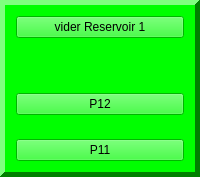
              <widget class="QFrame" name="F1">
               <property name="palette">
                <palette>
                 <active>
                  <colorrole role="WindowText">
                   <brush brushstyle="SolidPattern">
                    <color alpha="255">
                     <red>0</red>
                     <green>0</green>
                     <blue>0</blue>
                    </color>
                   </brush>
                  </colorrole>
                  <colorrole role="Button">
                   <brush brushstyle="SolidPattern">
                    <color alpha="255">
                     <red>0</red>
                     <green>255</green>
                     <blue>0</blue>
                    </color>
                   </brush>
                  </colorrole>
                  <colorrole role="Light">
                   <brush brushstyle="SolidPattern">
                    <color alpha="255">
                     <red>127</red>
                     <green>255</green>
                     <blue>127</blue>
                    </color>
                   </brush>
                  </colorrole>
                  <colorrole role="Midlight">
                   <brush brushstyle="SolidPattern">
                    <color alpha="255">
                     <red>63</red>
                     <green>255</green>
                     <blue>63</blue>
                    </color>
                   </brush>
                  </colorrole>
                  <colorrole role="Dark">
                   <brush brushstyle="SolidPattern">
                    <color alpha="255">
                     <red>0</red>
                     <green>127</green>
                     <blue>0</blue>
                    </color>
                   </brush>
                  </colorrole>
                  <colorrole role="Mid">
                   <brush brushstyle="SolidPattern">
                    <color alpha="255">
                     <red>0</red>
                     <green>170</green>
                     <blue>0</blue>
                    </color>
                   </brush>
                  </colorrole>
                  <colorrole role="Text">
                   <brush brushstyle="SolidPattern">
                    <color alpha="255">
                     <red>0</red>
                     <green>0</green>
                     <blue>0</blue>
                    </color>
                   </brush>
                  </colorrole>
                  <colorrole role="BrightText">
                   <brush brushstyle="SolidPattern">
                    <color alpha="255">
                     <red>255</red>
                     <green>255</green>
                     <blue>255</blue>
                    </color>
                   </brush>
                  </colorrole>
                  <colorrole role="ButtonText">
                   <brush brushstyle="SolidPattern">
                    <color alpha="255">
                     <red>0</red>
                     <green>0</green>
                     <blue>0</blue>
                    </color>
                   </brush>
                  </colorrole>
                  <colorrole role="Base">
                   <brush brushstyle="SolidPattern">
                    <color alpha="255">
                     <red>255</red>
                     <green>255</green>
                     <blue>255</blue>
                    </color>
                   </brush>
                  </colorrole>
                  <colorrole role="Window">
                   <brush brushstyle="SolidPattern">
                    <color alpha="255">
                     <red>0</red>
                     <green>255</green>
                     <blue>0</blue>
                    </color>
                   </brush>
                  </colorrole>
                  <colorrole role="Shadow">
                   <brush brushstyle="SolidPattern">
                    <color alpha="255">
                     <red>0</red>
                     <green>0</green>
                     <blue>0</blue>
                    </color>
                   </brush>
                  </colorrole>
                  <colorrole role="AlternateBase">
                   <brush brushstyle="SolidPattern">
                    <color alpha="255">
                     <red>127</red>
                     <green>255</green>
                     <blue>127</blue>
                    </color>
                   </brush>
                  </colorrole>
                  <colorrole role="ToolTipBase">
                   <brush brushstyle="SolidPattern">
                    <color alpha="255">
                     <red>255</red>
                     <green>255</green>
                     <blue>220</blue>
                    </color>
                   </brush>
                  </colorrole>
                  <colorrole role="ToolTipText">
                   <brush brushstyle="SolidPattern">
                    <color alpha="255">
                     <red>0</red>
                     <green>0</green>
                     <blue>0</blue>
                    </color>
                   </brush>
                  </colorrole>
                  <colorrole role="PlaceholderText">
                   <brush brushstyle="NoBrush">
                    <color alpha="128">
                     <red>0</red>
                     <green>0</green>
                     <blue>0</blue>
                    </color>
                   </brush>
                  </colorrole>
                 </active>
                 <inactive>
                  <colorrole role="WindowText">
                   <brush brushstyle="SolidPattern">
                    <color alpha="255">
                     <red>0</red>
                     <green>0</green>
                     <blue>0</blue>
                    </color>
                   </brush>
                  </colorrole>
                  <colorrole role="Button">
                   <brush brushstyle="SolidPattern">
                    <color alpha="255">
                     <red>0</red>
                     <green>255</green>
                     <blue>0</blue>
                    </color>
                   </brush>
                  </colorrole>
                  <colorrole role="Light">
                   <brush brushstyle="SolidPattern">
                    <color alpha="255">
                     <red>127</red>
                     <green>255</green>
                     <blue>127</blue>
                    </color>
                   </brush>
                  </colorrole>
                  <colorrole role="Midlight">
                   <brush brushstyle="SolidPattern">
                    <color alpha="255">
                     <red>63</red>
                     <green>255</green>
                     <blue>63</blue>
                    </color>
                   </brush>
                  </colorrole>
                  <colorrole role="Dark">
                   <brush brushstyle="SolidPattern">
                    <color alpha="255">
                     <red>0</red>
                     <green>127</green>
                     <blue>0</blue>
                    </color>
                   </brush>
                  </colorrole>
                  <colorrole role="Mid">
                   <brush brushstyle="SolidPattern">
                    <color alpha="255">
                     <red>0</red>
                     <green>170</green>
                     <blue>0</blue>
                    </color>
                   </brush>
                  </colorrole>
                  <colorrole role="Text">
                   <brush brushstyle="SolidPattern">
                    <color alpha="255">
                     <red>0</red>
                     <green>0</green>
                     <blue>0</blue>
                    </color>
                   </brush>
                  </colorrole>
                  <colorrole role="BrightText">
                   <brush brushstyle="SolidPattern">
                    <color alpha="255">
                     <red>255</red>
                     <green>255</green>
                     <blue>255</blue>
                    </color>
                   </brush>
                  </colorrole>
                  <colorrole role="ButtonText">
                   <brush brushstyle="SolidPattern">
                    <color alpha="255">
                     <red>0</red>
                     <green>0</green>
                     <blue>0</blue>
                    </color>
                   </brush>
                  </colorrole>
                  <colorrole role="Base">
                   <brush brushstyle="SolidPattern">
                    <color alpha="255">
                     <red>255</red>
                     <green>255</green>
                     <blue>255</blue>
                    </color>
                   </brush>
                  </colorrole>
                  <colorrole role="Window">
                   <brush brushstyle="SolidPattern">
                    <color alpha="255">
                     <red>0</red>
                     <green>255</green>
                     <blue>0</blue>
                    </color>
                   </brush>
                  </colorrole>
                  <colorrole role="Shadow">
                   <brush brushstyle="SolidPattern">
                    <color alpha="255">
                     <red>0</red>
                     <green>0</green>
                     <blue>0</blue>
                    </color>
                   </brush>
                  </colorrole>
                  <colorrole role="AlternateBase">
                   <brush brushstyle="SolidPattern">
                    <color alpha="255">
                     <red>127</red>
                     <green>255</green>
                     <blue>127</blue>
                    </color>
                   </brush>
                  </colorrole>
                  <colorrole role="ToolTipBase">
                   <brush brushstyle="SolidPattern">
                    <color alpha="255">
                     <red>255</red>
                     <green>255</green>
                     <blue>220</blue>
                    </color>
                   </brush>
                  </colorrole>
                  <colorrole role="ToolTipText">
                   <brush brushstyle="SolidPattern">
                    <color alpha="255">
                     <red>0</red>
                     <green>0</green>
                     <blue>0</blue>
                    </color>
                   </brush>
                  </colorrole>
                  <colorrole role="PlaceholderText">
                   <brush brushstyle="NoBrush">
                    <color alpha="128">
                     <red>0</red>
                     <green>0</green>
                     <blue>0</blue>
                    </color>
                   </brush>
                  </colorrole>
                 </inactive>
                 <disabled>
                  <colorrole role="WindowText">
                   <brush brushstyle="SolidPattern">
                    <color alpha="255">
                     <red>0</red>
                     <green>127</green>
                     <blue>0</blue>
                    </color>
                   </brush>
                  </colorrole>
                  <colorrole role="Button">
                   <brush brushstyle="SolidPattern">
                    <color alpha="255">
                     <red>0</red>
                     <green>255</green>
                     <blue>0</blue>
                    </color>
                   </brush>
                  </colorrole>
                  <colorrole role="Light">
                   <brush brushstyle="SolidPattern">
                    <color alpha="255">
                     <red>127</red>
                     <green>255</green>
                     <blue>127</blue>
                    </color>
                   </brush>
                  </colorrole>
                  <colorrole role="Midlight">
                   <brush brushstyle="SolidPattern">
                    <color alpha="255">
                     <red>63</red>
                     <green>255</green>
                     <blue>63</blue>
                    </color>
                   </brush>
                  </colorrole>
                  <colorrole role="Dark">
                   <brush brushstyle="SolidPattern">
                    <color alpha="255">
                     <red>0</red>
                     <green>127</green>
                     <blue>0</blue>
                    </color>
                   </brush>
                  </colorrole>
                  <colorrole role="Mid">
                   <brush brushstyle="SolidPattern">
                    <color alpha="255">
                     <red>0</red>
                     <green>170</green>
                     <blue>0</blue>
                    </color>
                   </brush>
                  </colorrole>
                  <colorrole role="Text">
                   <brush brushstyle="SolidPattern">
                    <color alpha="255">
                     <red>0</red>
                     <green>127</green>
                     <blue>0</blue>
                    </color>
                   </brush>
                  </colorrole>
                  <colorrole role="BrightText">
                   <brush brushstyle="SolidPattern">
                    <color alpha="255">
                     <red>255</red>
                     <green>255</green>
                     <blue>255</blue>
                    </color>
                   </brush>
                  </colorrole>
                  <colorrole role="ButtonText">
                   <brush brushstyle="SolidPattern">
                    <color alpha="255">
                     <red>0</red>
                     <green>127</green>
                     <blue>0</blue>
                    </color>
                   </brush>
                  </colorrole>
                  <colorrole role="Base">
                   <brush brushstyle="SolidPattern">
                    <color alpha="255">
                     <red>0</red>
                     <green>255</green>
                     <blue>0</blue>
                    </color>
                   </brush>
                  </colorrole>
                  <colorrole role="Window">
                   <brush brushstyle="SolidPattern">
                    <color alpha="255">
                     <red>0</red>
                     <green>255</green>
                     <blue>0</blue>
                    </color>
                   </brush>
                  </colorrole>
                  <colorrole role="Shadow">
                   <brush brushstyle="SolidPattern">
                    <color alpha="255">
                     <red>0</red>
                     <green>0</green>
                     <blue>0</blue>
                    </color>
                   </brush>
                  </colorrole>
                  <colorrole role="AlternateBase">
                   <brush brushstyle="SolidPattern">
                    <color alpha="255">
                     <red>0</red>
                     <green>255</green>
                     <blue>0</blue>
                    </color>
                   </brush>
                  </colorrole>
                  <colorrole role="ToolTipBase">
                   <brush brushstyle="SolidPattern">
                    <color alpha="255">
                     <red>255</red>
                     <green>255</green>
                     <blue>220</blue>
                    </color>
                   </brush>
                  </colorrole>
                  <colorrole role="ToolTipText">
                   <brush brushstyle="SolidPattern">
                    <color alpha="255">
                     <red>0</red>
                     <green>0</green>
                     <blue>0</blue>
                    </color>
                   </brush>
                  </colorrole>
                  <colorrole role="PlaceholderText">
                   <brush brushstyle="NoBrush">
                    <color alpha="128">
                     <red>0</red>
                     <green>0</green>
                     <blue>0</blue>
                    </color>
                   </brush>
                  </colorrole>
                 </disabled>
                </palette>
               </property>
               <property name="layoutDirection">
                <enum>Qt::LeftToRight</enum>
               </property>
               <property name="frameShape">
                <enum>QFrame::Panel</enum>
               </property>
               <property name="frameShadow">
                <enum>QFrame::Raised</enum>
               </property>
               <property name="lineWidth">
                <number>5</number>
               </property>
               <layout class="QGridLayout" name="gridLayout">
                <item row="0" column="0">
                 <layout class="QVBoxLayout" name="verticalLayout_2">
                  <property name="spacing">
                   <number>55</number>
                  </property>
                  <item>
                   <widget class="QPushButton" name="R1">
                    <property name="text">
                     <string>vider Reservoir 1</string>
                    </property>
                   </widget>
                  </item>
                  <item>
                   <layout class="QVBoxLayout" name="verticalLayout_7">
                    <property name="spacing">
                     <number>24</number>
                    </property>
                    <item>
                     <widget class="QPushButton" name="P12">
                      <property name="cursor">
                       <cursorShape>ArrowCursor</cursorShape>
                      </property>
                      <property name="text">
                       <string>P12</string>
                      </property>
                     </widget>
                    </item>
                    <item>
                     <widget class="QPushButton" name="P11">
                      <property name="cursor">
                       <cursorShape>ArrowCursor</cursorShape>
                      </property>
                      <property name="contextMenuPolicy">
                       <enum>Qt::DefaultContextMenu</enum>
                      </property>
                      <property name="text">
                       <string>P11</string>
                      </property>
                     </widget>
                    </item>
                   </layout>
                  </item>
                 </layout>
                </item>
               </layout>
              </widget>
